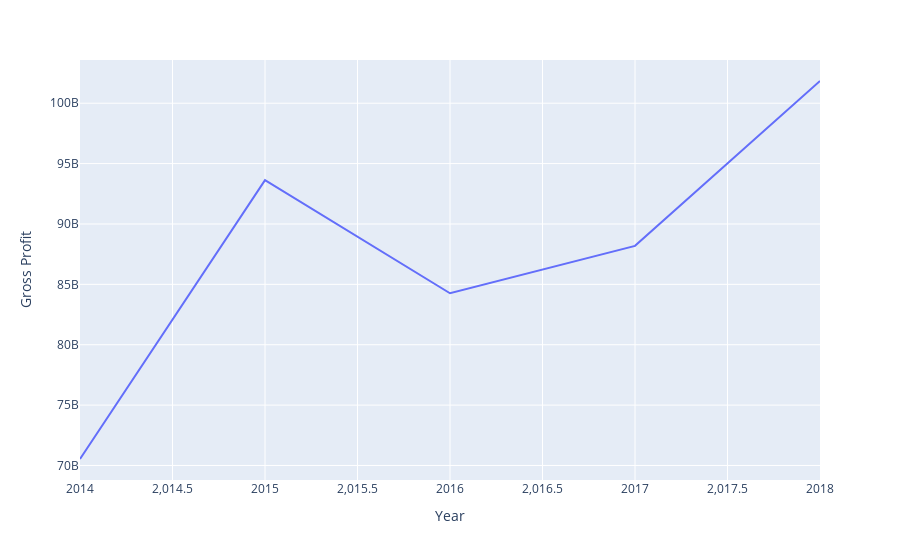
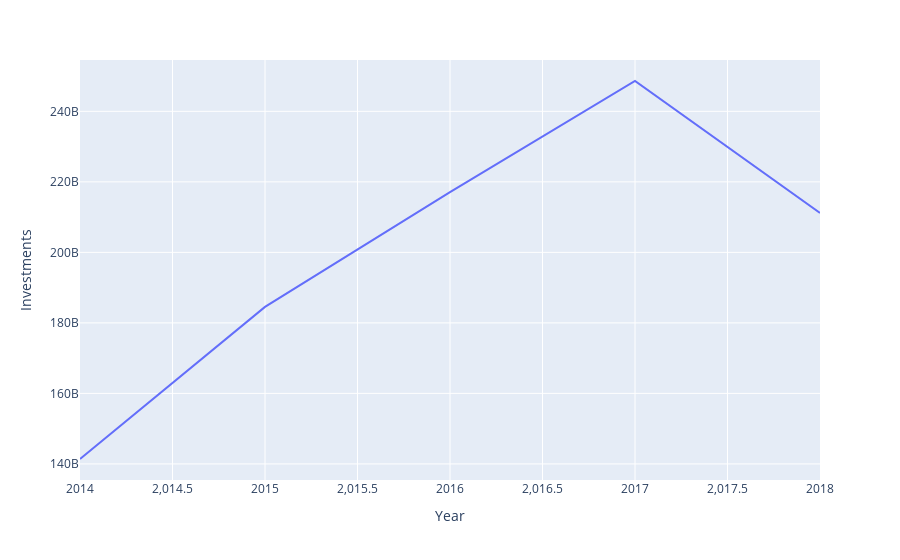
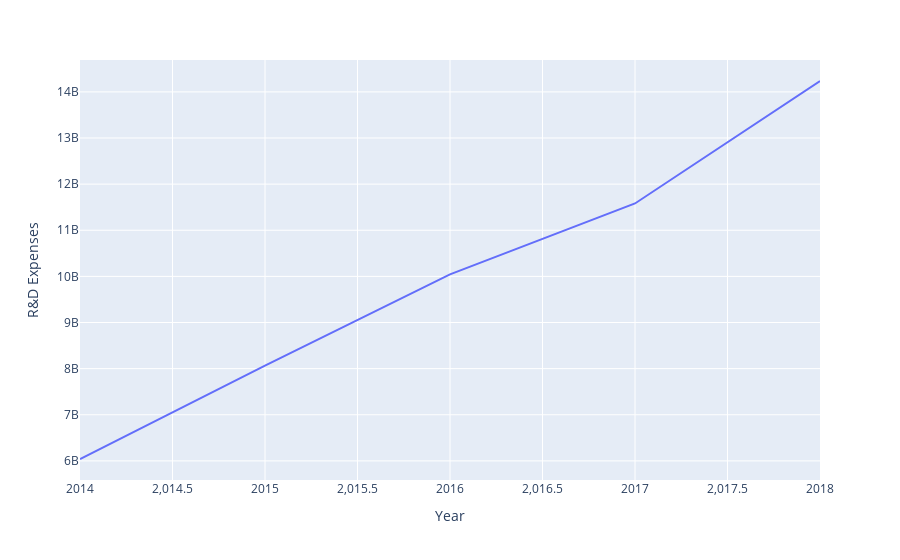
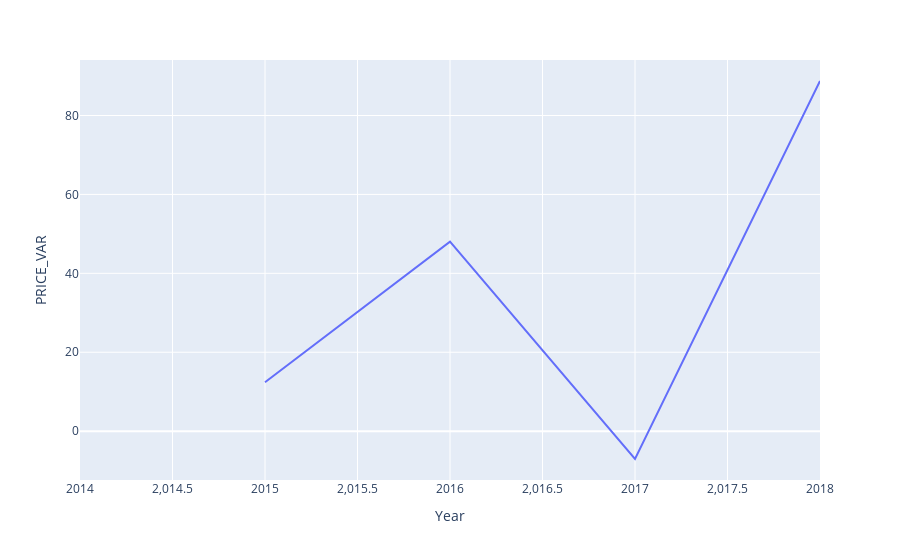

Notebook source saved alongside these figures, in order:
### Code cell
for i in y:
    fig = px.line(AAPL, x='Year', y=i)
    fig.show()

### Figure 1 — Plotly figure (JSON) as saved in the notebook; plotly's stock layout.template omitted (floating-point values rounded to 4 significant figures)
{"data": [{"hovertemplate": "Year=%{x}<br>Gross Profit=%{y}<extra></extra>", "legendgroup": "", "line": {"color": "#636efa", "dash": "solid"}, "mode": "lines", "name": "", "orientation": "v", "showlegend": false, "type": "scatter", "x": [2014, 2015, 2016, 2017, 2018], "xaxis": "x", "y": [70537000000, 93626000000, 84263000000, 88186000000, 101839000000], "yaxis": "y"}], "layout": {"legend": {"tracegroupgap": 0}, "margin": {"t": 60}, "xaxis": {"anchor": "y", "domain": [0, 1], "range": ["2014", "2018"], "title": {"text": "Year"}}, "yaxis": {"anchor": "x", "domain": [0, 1], "title": {"text": "Gross Profit"}}}}

### Figure 2 — Plotly figure (JSON) as saved in the notebook; plotly's stock layout.template omitted (floating-point values rounded to 4 significant figures)
{"data": [{"hovertemplate": "Year=%{x}<br>Investments=%{y}<extra></extra>", "legendgroup": "", "line": {"color": "#636efa", "dash": "solid"}, "mode": "lines", "name": "", "orientation": "v", "showlegend": false, "type": "scatter", "x": [2014, 2015, 2016, 2017, 2018], "xaxis": "x", "y": [141395000000, 184546000000, 217101000000, 248606000000, 211187000000], "yaxis": "y"}], "layout": {"legend": {"tracegroupgap": 0}, "margin": {"t": 60}, "xaxis": {"anchor": "y", "domain": [0, 1], "range": ["2014", "2018"], "title": {"text": "Year"}}, "yaxis": {"anchor": "x", "domain": [0, 1], "title": {"text": "Investments"}}}}

### Figure 3 — Plotly figure (JSON) as saved in the notebook; plotly's stock layout.template omitted (floating-point values rounded to 4 significant figures)
{"data": [{"hovertemplate": "Year=%{x}<br>R&D Expenses=%{y}<extra></extra>", "legendgroup": "", "line": {"color": "#636efa", "dash": "solid"}, "mode": "lines", "name": "", "orientation": "v", "showlegend": false, "type": "scatter", "x": [2014, 2015, 2016, 2017, 2018], "xaxis": "x", "y": [6041000000, 8067000000, 10045000000, 11581000000, 14236000000], "yaxis": "y"}], "layout": {"legend": {"tracegroupgap": 0}, "margin": {"t": 60}, "xaxis": {"anchor": "y", "domain": [0, 1], "range": ["2014", "2018"], "title": {"text": "Year"}}, "yaxis": {"anchor": "x", "domain": [0, 1], "title": {"text": "R&D Expenses"}}}}

### Figure 4 — Plotly figure (JSON) as saved in the notebook; plotly's stock layout.template omitted (floating-point values rounded to 4 significant figures)
{"data": [{"hovertemplate": "Year=%{x}<br>PRICE_VAR=%{y}<extra></extra>", "legendgroup": "", "line": {"color": "#636efa", "dash": "solid"}, "mode": "lines", "name": "", "orientation": "v", "showlegend": false, "type": "scatter", "x": [2014, 2015, 2016, 2017, 2018], "xaxis": "x", "y": [null, 12.38, 48.04, -7.054, 88.74], "yaxis": "y"}], "layout": {"legend": {"tracegroupgap": 0}, "margin": {"t": 60}, "xaxis": {"anchor": "y", "domain": [0, 1], "range": ["2014", "2018"], "title": {"text": "Year"}}, "yaxis": {"anchor": "x", "domain": [0, 1], "title": {"text": "PRICE_VAR"}}}}
